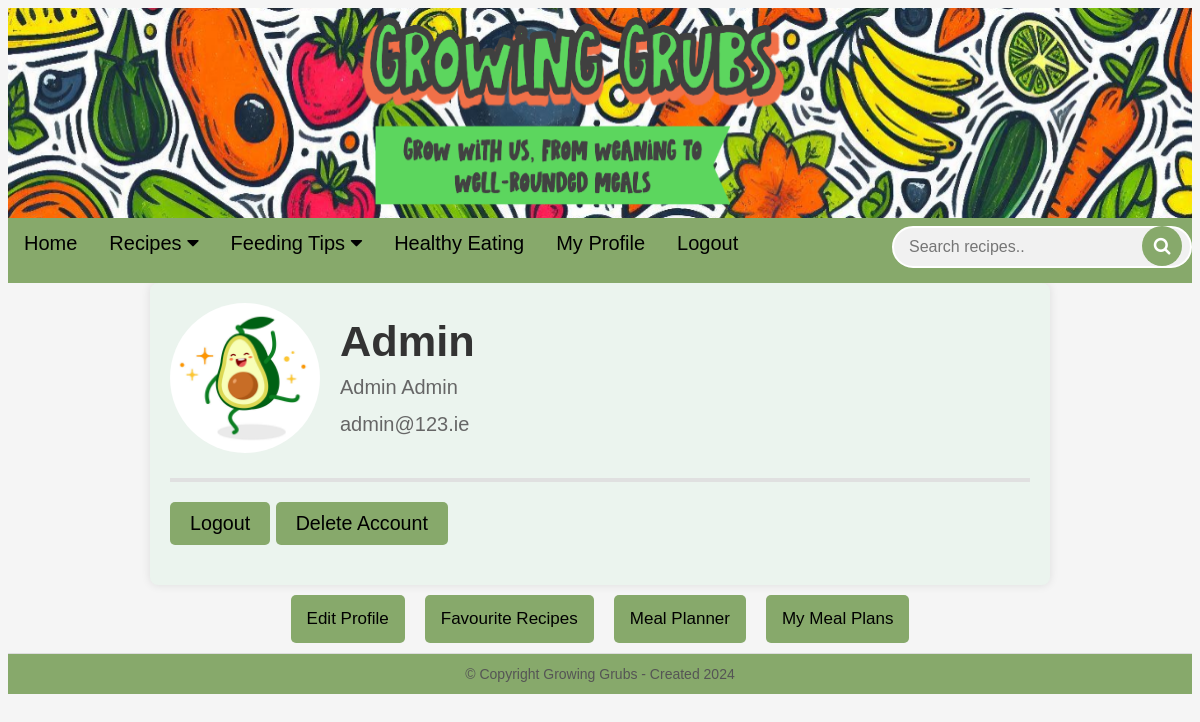
Screenshot of /profile (signed in) with the database file from the repository.
### mod/models.py (models this page shows, shortened)
class Users(UserMixin, db.Model):
    __tablename__ = 'users'
    id = db.Column(db.Integer, primary_key=True, autoincrement=True)
    profile_image = db.Column(db.String(100), nullable=True)
    username = db.Column(db.String(100), unique=True, nullable=False)
    first_name = db.Column(db.String(100), nullable=False)
    last_name = db.Column(db.String(100), nullable=False)
    email = db.Column(db.String(100), nullable=False)
    password = db.Column(db.String(100), nullable=False)
    favourites = db.relationship('Favourites', secondary=user_favourites, backref=db.backref('users', lazy='dynamic'))

### mod/app.py (the view)
@other_routes.route('/profile', methods=['GET', 'POST'])
@login_required
def profile():
    logger = current_app.logger
    available_profile_images = ['avo.jpg', 'cherries.jpg', 'orange.jpg', 'strawberry.jpg', 'watermelon.jpg']
    user_info = {
        'profile_image': current_user.profile_image,
        'username': current_user.username,
        'first_name': current_user.first_name,
        'last_name': current_user.last_name,
        'email': current_user.email,
        'favourites': current_user.favourites
    }
    logger.info(f"User favourites: {user_info['favourites']}")
    meal_plans = MealPlan.query.filter_by(user_id=current_user.id).all()
    logger.info(f'Fetched {len(meal_plans)} meal plans for user ID {current_user.id}.')
    meal_plan_details = {}
    for meal_plan in meal_plans:
        meal_plan_days = MealPlanDay.query.filter_by(meal_plan_id=meal_plan.id).all()
        days = [
            {
                'day': meal_plan_day.day,
                'breakfast': meal_plan_day.breakfast.title if meal_plan_day.breakfast else None,
                'lunch': meal_plan_day.lunch.title if meal_plan_day.lunch else None,
                'dinner': meal_plan_day.dinner.title if meal_plan_day.dinner else None
            }
            for meal_plan_day in meal_plan_days
        ]
        meal_plan_details[meal_plan.id] = {
            'name': meal_plan.name,
            'days': days
        }
        logger.info(f"Meal plan details for {meal_plan.name}: {days}")
    return render_template('profile.html',
                           user=user_info,
                           available_profile_images=available_profile_images,
                           meal_plans=meal_plans,
                           meal_plan_details=meal_plan_details)

### mod/user_manager.py (called while the page is built)
@login_manager.user_loader
def load_user(user_id):
    from mod.models import Users  # Local import to avoid circular dependency
    return Users.query.get(int(user_id))  # Retrieve user from the database using user_id

### templates/profile.html (shortened to what this page needs)
<!DOCTYPE html>
<html lang="en">
<head>
    <link rel="stylesheet" type="text/css" href="{{ url_for('other_routes.static', filename='css/homepage/main.css') }}">
    <link rel="stylesheet" type="text/css" href="{{ url_for('other_routes.static', filename='css/homepage/header.css') }}">
    <link rel="stylesheet" type="text/css" href="{{ url_for('other_routes.static', filename='css/homepage/main-content.css') }}">
    <link rel="stylesheet" type="text/css" href="{{ url_for('other_routes.static', filename='css/homepage/right-sidebar.css') }}">
    <link rel="stylesheet" type="text/css" href="{{ url_for('other_routes.static', filename='css/homepage/footer.css') }}">
    <link rel="stylesheet" type="text/css" href="{{ url_for('other_routes.static', filename='css/homepage/navbar.css') }}">
    <link rel="stylesheet" href="https://cdnjs.cloudflare.com/ajax/libs/font-awesome/4.7.0/css/font-awesome.min.css">
    <link rel="stylesheet" type="text/css" href="{{ url_for('other_routes.static', filename='css/profile.css') }}">
</head>
<body class="profile-page">
    <header class="header">
        <img class="header-image" src="static/images/growinggrubs_header_3.png" alt="header-image">
    </header>
    <nav class="navbar">
        {% include 'navbar.html' %}
    </nav>
    <main>
        <div class="profile-container">
            <div class="profile-header">
                <div class="profile-image">
                    <img src="{{ url_for('static', filename='images/profiles/' + (user.profile_image if user.profile_image else 'default.jpg')) }}" alt="Profile Image">
                </div>
                <div class="profile-info">
                    <h1>{{ user.username }}</h1>
                    <p>{{ user.first_name }} {{ user.last_name }}</p>
                    <p>{{ user.email }}</p>
                </div>
            </div>
            <div class="profile-actions">
                <form method="POST" action="{{ url_for('other_routes.logout') }}">
                    <button type="submit">Logout</button>
                    <button type="button" onclick="confirmDelete()">Delete Account</button>
                </form>
            </div>
        </div>
        <div class="tab-container">
            <button class="tablink" onclick="openTab(event, 'Edit_Profile')">Edit Profile</button>
            <button class="tablink" onclick="openTab(event, 'Recipes')">Favourite Recipes</button>
            <button class="tablink" onclick="window.location.href='{{ url_for('other_routes.meal_planner') }}'">Meal Planner</button>
            <button class="tablink" onclick="openTab(event, 'MyMealPlans')">My Meal Plans</button>
        </div>
    </main>
    <footer class="footer">
        <p class="footer_text">&#169 Copyright Growing Grubs - Created 2024</p>
    </footer>
</body>
</html>

### templates/navbar.html (shortened to what this page needs)
    <nav class="navbar">
    <a href="{{ url_for('other_routes.index') }}">Home</a>
    <div class="navbar_dropdown">
      <button class="dropdown">Recipes
        <i class="fa fa-caret-down"></i>
      </button>
    </div>
    <div class="navbar_dropdown">
      <button class="dropdown">Feeding Tips
        <i class="fa fa-caret-down"></i>
      </button>
    </div>
    <a href="{{ url_for('other_routes.healthy_eating') }}">Healthy Eating</a>
    {% if current_user.is_authenticated %}
      <a href="{{ url_for('other_routes.profile') }}" class="navbar-link">My Profile</a>
        <form method="POST" action="{{ url_for('other_routes.logout') }}">
            <button type="submit" class="navbar-logout">Logout</button>
        </form>
    {% else %}
        <a href="{{ url_for('other_routes.login') }}">Login</a>
        <a href="{{ url_for('other_routes.register_user') }}">Register</a>
    {% endif %}
    <div class="search-container">
      <form action="{{ url_for('other_routes.search') }}" method="post">
        <input type="text" placeholder="Search recipes.." name="search" required>
        <button type="submit"><i class="fa fa-search"></i></button>
      </form>
    </div>
    </nav>

### static/css/homepage/main.css (style rules this page uses)
html { font-size: calc(15px + 0.390625vw); margin: 0; padding: 0; height: 100%; font-family: Arial; }
* { box-sizing: border-box; }

### static/css/homepage/header.css (style rules this page uses)
.header { padding: 0px; position: relative; text-align: center; color: #333; overflow-x: visible; margin: 0 auto; padding-top: 0; width: 100%; }
.header-image { background-size: cover; background-position: center; height: 210px; width: 100%; display: block; }

### static/css/homepage/main-content.css (style rules this page uses)
h1 { font-size: 24px; color: #333; margin-bottom: 15px; }
p { font-size: 20px; color: #555; line-height: 1.6; margin-bottom: 20px; }

### static/css/homepage/footer.css (style rules this page uses)
.footer { position: relative; left:0px; bottom:0px; height:40px; width:100%; display: flex; justify-content: center; align-items: center; background:#87a96b; color: black; text-align: center; border-top: 1px solid #ddd; padding: 20px; margin-top: auto; }
.footer_text { font-size: 14px; margin: 0; }

### static/css/homepage/navbar.css (style rules this page uses)
.navbar, .navbar-logout { display: flex; background-color: #87a96b; overflow: visible; position: sticky; top: 0; width: 100%; z-index: 1000; }
.navbar a { font-size: 20px; color: black; padding: 14px 16px; text-decoration: none; text-align: center; display: block; }
.navbar_dropdown { position: relative; display: inline-block; }
.navbar_dropdown .dropdown { font-size: 20px; border: none; outline: none; color: black; background-color: #87a96b; font-family: inherit; padding: 14px 16px; cursor: pointer; }
.search-container { margin-left: auto; padding-left: 20px; position: relative; }
.navbar input[type=text] { padding: 10px 15px; margin-top: 8px; font-size: 16px; border: 2px solid #fff; border-radius: 50px; background-color: #f1f1f1; width: 300px; transition: width 0.4s ease-in-out; }
.search-container button { position: absolute; right: 0; top: 8px; padding: 10px; margin-right: 10px; background-color: #87a96b; color: #fff; font-size: 15px; border: none; border-radius: 50%; cursor: pointer; transition: background-color 0.3s ease-in-out, transform 0.2s ease-in-out; width: 40px; height: 40px; display: flex; justify-content: center; align-items: center; }
.search-container button i { font-size: 18px; }
.navbar-logout { font-size: 20px; color: black; padding: 14px 16px; text-decoration: none; text-align: center; display: block; border: none; cursor: pointer; font-family: inherit; }

### static/css/profile.css (style rules this page uses)
body { font-family: Arial, sans-serif; background-color: #f5f5f5; color: #333; }
.profile-container { max-width: 900px; margin: 0 auto; padding: 20px; background: #ebf4ee; border-radius: 8px; box-shadow: 0 0 10px rgba(0, 0, 0, 0.1); display: flex; flex-direction: column; }
.profile-header { display: flex; align-items: center; border-bottom: 4px solid #e0e0e0; padding-bottom: 20px; margin-bottom: 20px; }
.profile-image img { border-radius: 50%; width: 150px; height: 150px; object-fit: cover; margin-right: 20px; }
.profile-info { flex-grow: 1; }
.profile-info h1, .meal-plan-title { margin: 0; font-size: 2.2em; color: #333; }
.profile-info p { margin: 5px 0; color: #666; }
.profile-actions { display: flex; justify-content: space-between; margin-bottom: 20px; }
.profile-actions button { padding: 10px 20px; font-size: 1em; color: black; background: #87a96b; border: none; border-radius: 5px; cursor: pointer; transition: background 0.3s ease; }
.tab-container { display: flex; justify-content: center; }
.tablink { margin: 10px; background-color: #87a96b; border: none; padding: 14px 16px; cursor: pointer; font-size: 17px; border: none; border-radius: 5px; transition: background 0.3s; }
input[type="text"], input[type="email"], select { width: 100%; padding: 10px; border: 1px solid #e0e0e0; border-radius: 5px; margin-bottom: 15px; }

### rows the page displays
Users: profile_image (picture), username "Admin", first_name "Admin", last_name "Admin", email "admin@123.ie"
